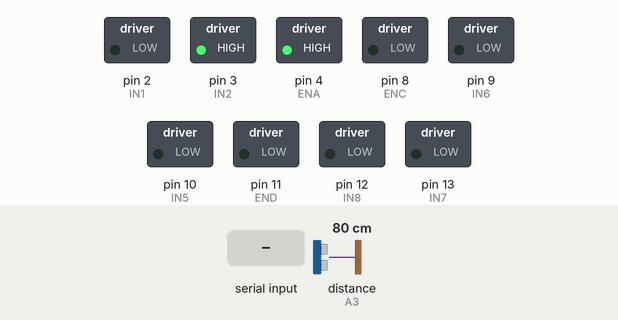
The sketch below on a simulated Arduino Uno, built with avr-gcc and run on an emulated ATmega328P. On the bench: switched loads named in the sketch (green lamp = pin HIGH). Wiring (inferred from the names in the program): ultrasonic range finder: trigger A2; echo A3. Inputs (shaded band) come from the test bench; at power-on: distance to the obstacle (sensor on A3) 80 cm. The echo pulse lasts 58.3 µs per cm; pins used as bus, display or sensor lines are not drawn; what the sketch prints to the serial monitor is not drawn.

Above: at 1.2 s.
1.3 s: "FORWARD\n" received over Serial
At 1.9 s:
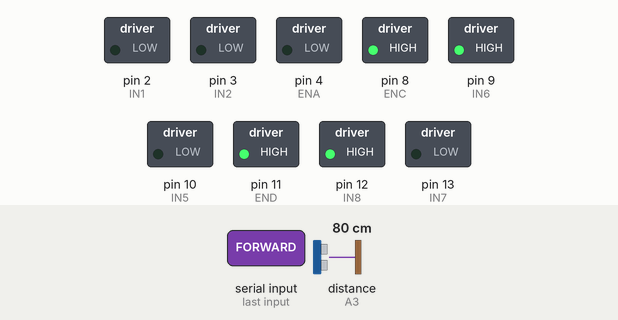
2.8 s: "BACKWARD\n" received over Serial
At 3.3 s:
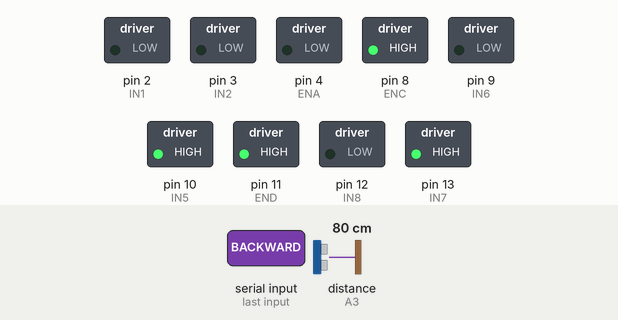
4.3 s: "LEFT\n" received over Serial
At 4.6 s:
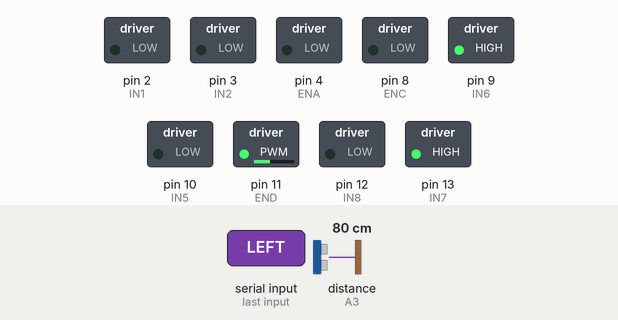
5.8 s: "RIGHT\n" received over Serial
At 6.2 s:
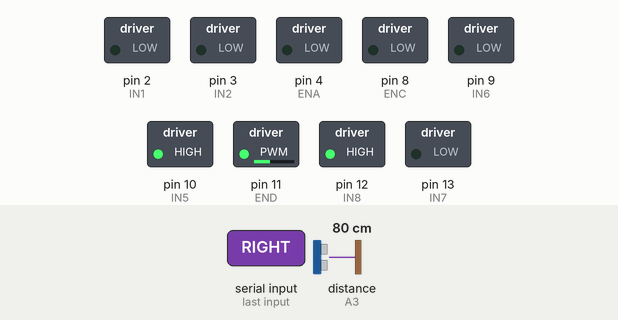
7.3 s: distance to the obstacle (sensor on A3) set to 55 cm
8.8 s: distance to the obstacle (sensor on A3) set to 47 cm
At 9.8 s:
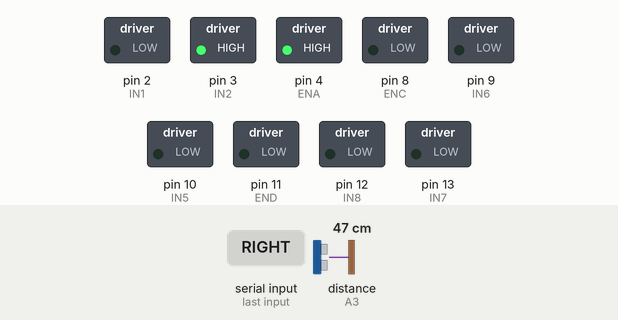
Timing chart, 0 to 11.3 s (numbered marks = the images above; inputs shaded):
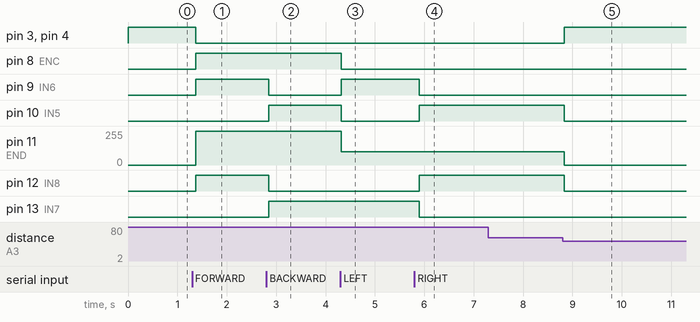

The sketch:

FP_MAIN.ino
```cpp
// ------------------- הגדרת פינים למנועים -------------------
const int IN1 = 2;  // מנוע של הזרוע
const int IN2 = 3;   // מנוע של הזרוע
const int ENA = 4;

const int IN5 = 10;  // מנוע 3 - קדימה
const int IN6 = 9;   // מנוע 3 - אחורה
const int ENC = 8;   // בקרת מהירות מנוע 3 (PWM)

const int IN7 = 13;  // מנוע 4 - קדימה
const int IN8 = 12;  // מנוע 4 - אחורה
const int END = 11;  // בקרת מהירות מנוע 4 (PWM)

// ------------------- חיישן אולטרסוני (HC-SR04) -------------------
#define TRIG_PIN A2
#define ECHO_PIN A3
#define SAFE_DISTANCE 50  // מרחק בטוח מינימלי (ס"מ)

// ------------------- הצהרות לפונקציות -------------------
float getDistance();
void stopMotors();
void moveForward();
void moveBackward();
void turnLeft();
void turnRight();

void setup() {
    Serial.begin(9600);

    // הגדרת כל הפינים כיציאות
    pinMode(IN1, OUTPUT); pinMode(IN2, OUTPUT);
    pinMode(IN5, OUTPUT); pinMode(IN6, OUTPUT); pinMode(ENC, OUTPUT);
    pinMode(IN7, OUTPUT); pinMode(IN8, OUTPUT); pinMode(END, OUTPUT); pinMode(ENA, OUTPUT);
    pinMode(TRIG_PIN, OUTPUT);
    pinMode(TRIG_PIN, OUTPUT);
    pinMode(ECHO_PIN, INPUT);

    stopMotors();  // התחלה עם מנועים כבויים
}

// ------------------- פונקציה לקריאת המרחק מהחיישן -------------------
float getDistance() {
    digitalWrite(TRIG_PIN, LOW);
    delayMicroseconds(2);
    digitalWrite(TRIG_PIN, HIGH);
    delayMicroseconds(10);
    digitalWrite(TRIG_PIN, LOW);

    long duration = pulseIn(ECHO_PIN, HIGH);
    float distance = duration * 0.034 / 2;  // חישוב מרחק בס"מ

    if (duration == 0) {
        return -1;  // אם אין החזרה מהאולטרסוניק
    }

    return distance;
}

// ------------------- פונקציות לשליטה במנועים -------------------
void moveForward() {
    Serial.println(" תנועה קדימה");
    digitalWrite(IN1, LOW); digitalWrite(IN2, LOW);
    digitalWrite(IN5, LOW); digitalWrite(IN6, HIGH);
    digitalWrite(IN7, LOW); digitalWrite(IN8, HIGH);
    analogWrite(ENC, 255); analogWrite(END, 255);analogWrite(ENA, 0);
}

void moveBackward() {
    Serial.println("תנועה אחורה");
    digitalWrite(IN1, LOW); digitalWrite(IN2, LOW);
    digitalWrite(IN5, HIGH); digitalWrite(IN6, LOW);
    digitalWrite(IN7, HIGH); digitalWrite(IN8, LOW);
    analogWrite(ENC, 255); analogWrite(END, 255);analogWrite(ENA, 0);
}

void turnLeft() {
    Serial.println(" פנייה שמאלה");
    digitalWrite(IN1, LOW); digitalWrite(IN2, LOW);
    digitalWrite(IN5, LOW); digitalWrite(IN6, HIGH);
    digitalWrite(IN7, HIGH); digitalWrite(IN8, LOW);
    analogWrite(ENC, 100); analogWrite(END, 100);analogWrite(ENA, 0);
}

void turnRight() {
    Serial.println(" פנייה ימינה");
    digitalWrite(IN1, LOW); digitalWrite(IN2, LOW);
    digitalWrite(IN5, HIGH); digitalWrite(IN6, LOW);
    digitalWrite(IN7, LOW); digitalWrite(IN8, HIGH);
    analogWrite(ENC, 100); analogWrite(END, 100);analogWrite(ENA, 0);
}

void stopMotors() {
    Serial.println(" עצירת מנועים");
    digitalWrite(IN1, LOW); digitalWrite(IN2, HIGH);
    digitalWrite(IN5, LOW); digitalWrite(IN6, LOW);
    digitalWrite(IN7, LOW); digitalWrite(IN8, LOW);
    analogWrite(ENC, 0); analogWrite(END, 0);analogWrite(ENA, 255);
}

/*void scare() {
    Serial.println(" הפעלת הזרוע");
    digitalWrite(IN1, LOW); digitalWrite(IN2, HIGH);
}*/

// ------------------- לולאת התוכנית הראשית -------------------
float lastDistance = -1;

void loop() {
    // קריאת המרחק מהחיישן
    float distance = getDistance();

    // שליחת המרחק רק אם הוא השתנה ביותר מ-5 ס"מ או קטן מ-50 ס"מ
    if (distance < SAFE_DISTANCE) {
        Serial.print("DISTANCE: ");
        Serial.println(distance);
        lastDistance = distance;
    }

    // עצירה אוטומטית אם המרחק קטן מ-50 ס"מ
    if (distance > 0 && distance < SAFE_DISTANCE) {
        Serial.println("⚠ קרוב מדי - עצירה!");
        stopMotors();
        delay(500);
    }

    // אם יש פקודה חדשה מהפייתון והמרחק בטוח
    else if (Serial.available() > 0 && distance >= SAFE_DISTANCE) {
        String command = Serial.readStringUntil('\n');
        command.trim();

        Serial.print("COMMAND: ");
        Serial.println(command);

        if (command == "FORWARD") {
            moveForward();
        }
        else if (command == "BACKWARD") {
            moveBackward();
        }
        else if (command == "LEFT") {
            turnLeft();
        }
        else if (command == "RIGHT") {
            turnRight();
        }
        else if (command == "STOP") {
            stopMotors();
        }
    }

    delay(100);  // מניעת קריאות יתר
}
```

Measured:
- the behaviour switches between 51 and 50 cm on distance to the obstacle (sensor on A3) (found by bisection; images 4 and 5)
- after the input at 1.3 s, pin 3 (IN2), pin 4 (ENA): HIGH → LOW after 0.07 s; pin 8 (ENC), pin 9 (IN6), pin 12 (IN8): LOW → HIGH after 0.07 s; pin 11 (END): 0/255 → 255/255 after 0.07 s
- after the input at 2.8 s, pin 9 (IN6), pin 12 (IN8): HIGH → LOW after 0.05 s; pin 10 (IN5), pin 13 (IN7): LOW → HIGH after 0.05 s
- after the input at 4.3 s, pin 8 (ENC), pin 10 (IN5): HIGH → LOW at once; pin 9 (IN6): LOW → HIGH at once; pin 11 (END): 255/255 → 100/255 at once
- after the input at 5.8 s, pin 9 (IN6), pin 13 (IN7): HIGH → LOW after 0.10 s; pin 10 (IN5), pin 12 (IN8): LOW → HIGH after 0.10 s
- after the input at 7.3 s, every drawn part: stays the same
- after the input at 8.8 s, pin 3 (IN2), pin 4 (ENA): LOW → HIGH at once; pin 10 (IN5), pin 12 (IN8): HIGH → LOW at once; pin 11 (END): 100/255 → 0/255 at once
